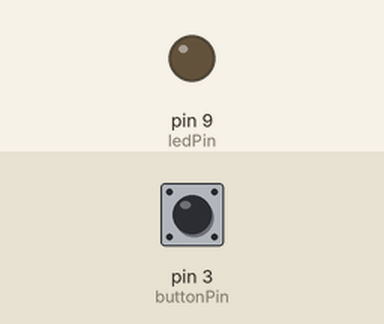
Recording of a sketch running on a simulated Arduino Uno, built with avr-gcc and run on an emulated ATmega328P. Shown: output pins drawn as LEDs (lit = HIGH). The inputs (shaded band) are chosen by the test bench; at power-on: pin 3 (buttonPin) LOW.

Above: at 1.2 s.
1.3 s: pin 3 (buttonPin) pulled HIGH for 0.15 s
At 1.37 s:
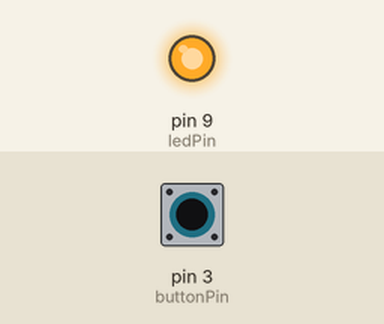
2.9 s: pin 3 (buttonPin) pulled HIGH for 3.2 s
At 7.4 s:
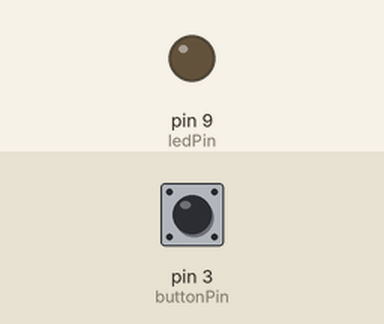
Timing chart, 0 to 8.9 s (numbered marks = the images above; inputs shaded):
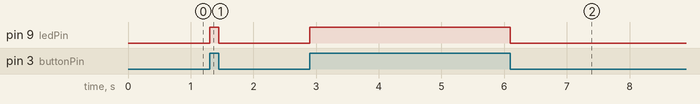

The sketch:

button_led.ino
```cpp
int ledPin=9;
int buttonPin=3;

void setup(){
 pinMode(ledPin, OUTPUT);
 pinMode(buttonPin, INPUT);
}

void loop(){


  //button
  if(digitalRead(buttonPin) == HIGH){
    digitalWrite(ledPin, HIGH);
  }
  else{
  digitalWrite(ledPin, LOW);
  }


//  //sending high voltage (i.e. 5 volts) to pin 13
//  digitalWrite(ledPin, HIGH);
//  //delaying for 1000 miliseconds
//  delay(1000);
//  digitalWrite(ledPin, LOW);
//  delay(1000);
}
```

Measured:
- after the input at 1.3 s, pin 9 (ledPin): LOW → HIGH at once, → LOW 0.15 s later
- after the input at 2.9 s, pin 9 (ledPin): LOW → HIGH at once, → LOW 3.2 s later
